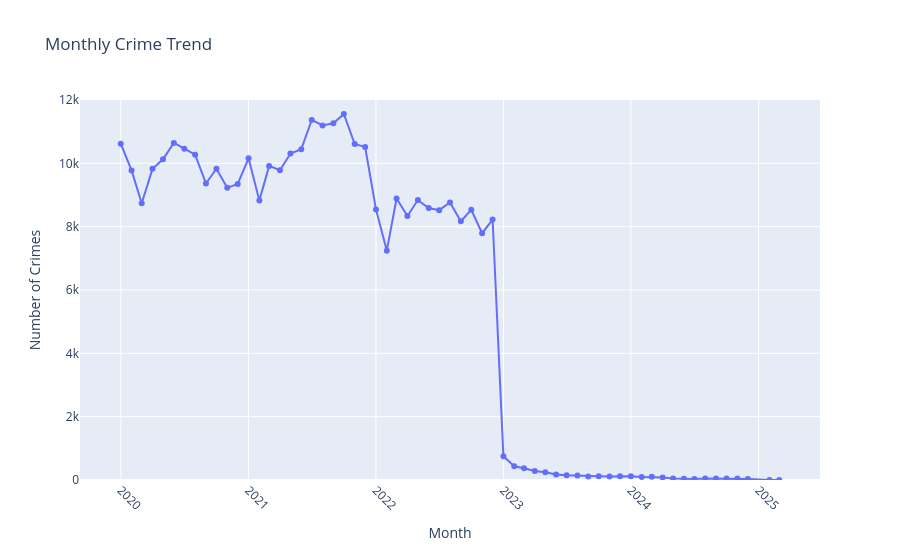

Write notebook code for a chart like this one.
### Code cell
# --- 2. Crime Trend Over Time ---
# Fix: Convert to string after to_period
df['Month'] = df['Date Rptd'].dt.to_period('M').astype(str)
monthly_trend = df.groupby('Month').size().reset_index(name='Crime Count')
fig2 = px.line(monthly_trend, x='Month', y='Crime Count', markers=True,
               title='Monthly Crime Trend',
               labels={'Month': 'Month', 'Crime Count': 'Number of Crimes'})
fig2.update_layout(yaxis_range=[0,12000], xaxis_tickangle=45)
fig2.show()

### Figure 1 — Plotly figure (JSON) as saved in the notebook; plotly's stock layout.template omitted (floating-point values rounded to 4 significant figures)
{"data": [{"hovertemplate": "Month=%{x}<br>Number of Crimes=%{y}<extra></extra>", "legendgroup": "", "line": {"color": "#636efa", "dash": "solid"}, "marker": {"symbol": "circle"}, "mode": "markers+lines", "name": "", "orientation": "v", "showlegend": false, "type": "scatter", "x": ["2020-01", "2020-02", "2020-03", "2020-04", "2020-05", "2020-06", "2020-07", "2020-08", "2020-09", "2020-10", "2020-11", "2020-12", "2021-01", "2021-02", "2021-03", "2021-04", "2021-05", "2021-06", "2021-07", "2021-08", "2021-09", "2021-10", "2021-11", "2021-12", "2022-01", "2022-02", "2022-03", "2022-04", "2022-05", "2022-06", "2022-07", "2022-08", "2022-09", "2022-10", "2022-11", "2022-12", "2023-01", "2023-02", "2023-03", "2023-04", "2023-05", "2023-06", "2023-07", "2023-08", "2023-09", "2023-10", "2023-11", "2023-12", "2024-01", "2024-02", "2024-03", "2024-04", "2024-05", "2024-06", "2024-07", "2024-08", "2024-09", "2024-10", "2024-11", "2024-12", "2025-02", "2025-03", "NaT"], "xaxis": "x", "y": [10622, 9777, 8741, 9826, 10129, 10646, 10464, 10274, 9364, 9828, 9226, 9350, 10160, 8825, 9919, 9782, 10309, 10445, 11369, 11198, 11266, 11558, 10610, 10515, 8546, 7243, 8890, 8339, 8840, 8590, 8521, 8763, 8171, 8535, 7793, 8224, 748, 433, 373, 284, 244, 173, 153, 141, 111, 118, 112, 115, 121, 97, 100, 80, 47, 38, 34, 47, 45, 45, 44, 29, 3, 3, 230371], "yaxis": "y"}], "layout": {"autosize": true, "legend": {"tracegroupgap": 0}, "title": {"text": "Monthly Crime Trend"}, "xaxis": {"anchor": "y", "autorange": true, "domain": [0, 1], "range": ["2019-09-08 20:38:56.5261", "2025-06-23 03:21:03.4739"], "tickangle": 45, "title": {"text": "Month"}, "type": "date"}, "yaxis": {"anchor": "x", "domain": [0, 1], "range": [0, 12000], "title": {"text": "Number of Crimes"}, "type": "linear"}}}
